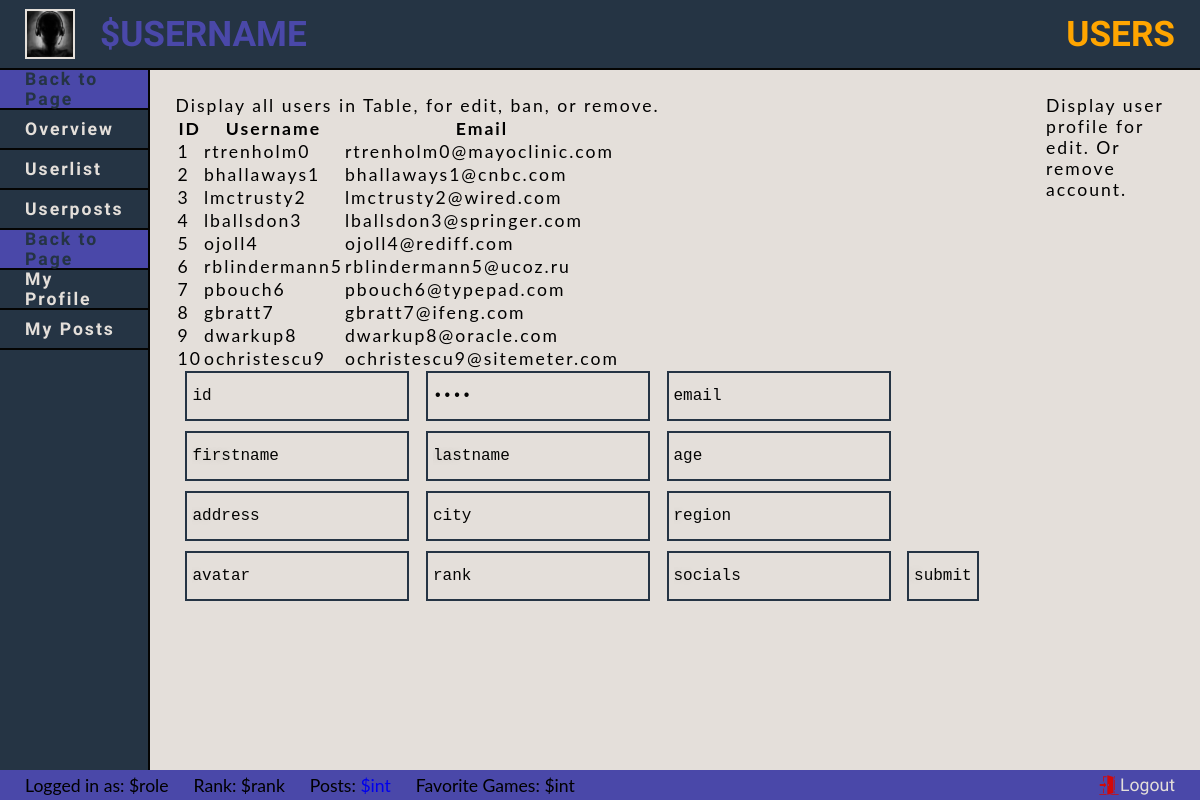
Page /dashboard/profile.php on the committed database.
### tables this page shows
CREATE TABLE `user` (
  `U_ID` int(11) NOT NULL,
  `FK_PE_ID` int(11) DEFAULT NULL,
  `FK_I_ID` int(1) DEFAULT NULL,
  `FK_B_ID` int(1) DEFAULT NULL,
  `FK_PL_ID` int(1) DEFAULT NULL,
  `FK_GR_ID` int(1) DEFAULT NULL,
  `U_Username` varchar(255) DEFAULT NULL,
  `U_Pass` varchar(255) DEFAULT NULL,
  `U_Email` varchar(255) DEFAULT NULL,
  `U_Status` tinyint(1) DEFAULT NULL,
  `U_Firstname` varchar(255) DEFAULT NULL,
  `U_Lastname` varchar(255) DEFAULT NULL,
  `U_Age` int(11) DEFAULT NULL,
  `U_Address` varchar(255) DEFAULT NULL,
  `U_City` varchar(255) DEFAULT NULL,
  `U_Region` varchar(255) DEFAULT NULL,
  `U_Avatar` varchar(255) DEFAULT NULL,
  `U_Rank` varchar(255) DEFAULT NULL,
  `U_Socials` varchar(255) DEFAULT NULL,
  `U_Role` varchar(100) DEFAULT NULL,
  `U_Online` enum('Y','N') DEFAULT NULL
);

### config/Database.php (called while the page is built, shortened)
<?php
	class Database {
		private $host = 'localhost';
		private $user = 'root';
		private $pass = '';
		private $dbname = 'findmygame';
		private $dbh;
		private $stmt;
		public function __construct(){
			$dsn = 'mysql:host=' . $this->host . ';dbname=' . $this->dbname . ';charset=utf8';
			$options = array(
				PDO::ATTR_PERSISTENT => true,
				PDO::ATTR_ERRMODE => PDO::ERRMODE_EXCEPTION
			);
			try {
				$this->dbh = new PDO($dsn, $this->user, $this->pass, $options);
			} catch(PDOException $e){
				$this->error = $e->getMessage();
				echo 'The following error occoured: ' . $this->error;
			}
		}
		public function query($sql){
			$this->stmt = $this->dbh->prepare($sql);
		}
		public function bind($param, $value, $type = null){
			if(is_null($type)){
				switch(true){
					case is_null($value):
						$type = PDO::PARAM_NULL;
						break;
				}
			} else {
				echo "It's not possible to bind values";
			}
			$this->stmt->bindValue($param, $value, $type);
		}
		public function execute(){
			return $this->stmt->execute();
		}
		public function getResultSet(){
			$this->execute();
			return $this->stmt->fetchall(PDO::FETCH_ASSOC);
		}
	}
?>

### dashboard/profile.php (the view, shortened to what this page needs)
<?php $pageTitle = 'Users' ?>
<?php include('inc/head.php'); ?>
<?php include('../config/Database.php'); ?>
<?php
	$db = new Database;
		$db->query('SELECT * FROM `user`');
		$show = $db->getResultSet();
?>
<div class="admin-content">
    Display all users in Table, for edit, ban, or remove.
<table>
	<thead>
		<tr>
			<th>ID</th>
			<th>Username</th>
			<th>Email</th>
		</tr>
	</thead>
	<tbody>
	<?php foreach($show as $user) : ?>
		<tr>
			<td><?php echo $user['U_ID']; ?></td>
			<td><?php echo $user['U_Username']; ?></td>
			<td><?php echo $user['U_Email']; ?></td>
		</tr>
	<?php endforeach; ?>
</tbody>
</table>
<form method="post">
	<input class="css-input" value="id" type="text" name="id">
	<input class="css-input" value="pass" type="password" name="pass">
	<input class="css-input" value="email" type="email" name="email">
	<input class="css-input" value="firstname" type="text" name="firstname">
	<input class="css-input" value="lastname" type="text" name="lastname">
	<input class="css-input" value="age" type="text" name="age">
	<input class="css-input" value="address" type="text" name="address">
	<input class="css-input" value="city" type="text" name="city">
	<input class="css-input" value="region" type="text" name="region">
	<input class="css-input" value="avatar" type="text" name="avatar">
	<input class="css-input" value="rank" type="text" name="rank">
	<input class="css-input" value="socials" type="text" name="socials">
	<input class="css-input" value="submit" type="submit" name="submit">
</form>
</div>
<div class="user-content">
    Display user profile for edit. Or remove account.
</div>
<?php include('inc/footer.php'); ?>

### dashboard/inc/head.php (shortened to what this page needs)
<!DOCTYPE html>
<html lang="en">
<head>
    <link rel="stylesheet" href="../style/css/dashboard.css">
</head>
<body>
    <header>
        <div class="user-logged">
            <img class="avatar-small" src="../img/avatars/default_avatar.jpg" alt="avatar">
            <h1 class="username">$Username</h1>
        </div>
        <h1><?php echo $pageTitle ?></h1>
    </header>
    <main>
        <aside>
                <ul class="dash-nav">
                    <li><a class="backlink" href="../index.php">Back to Page</a></li>
                    <li><a href="index.php">Overview</a></li>
                    <li><a href="profile.php">Userlist</a></li>
                    <li><a href="posts.php">Userposts</a></li>
                </ul>
                <ul class="dash-nav">
                    <li><a class="backlink" href="../index.php">Back to Page</a></li>
                    <li><a href="profile.php">My Profile</a></li>
                    <li><a href="#">My Posts</a>
                    </li>
                </ul>
        </aside>

### dashboard/inc/footer.php (shortened to what this page needs)
    </main>
    <footer>
        <ul class="status-bar">
            <li>Logged in as: $role</li>
            <li>Rank: $rank</li>
            <li>Posts: <a href="posts.php">$int</a></li>
            <li>Favorite Games: $int</li>
        </ul>
        <div class="logout-container">
            <span class="icon-small"><?php echo file_get_contents("../img/icons/exit-door.svg"); ?></span>
            <a class="logout" href="#logout">Logout</a>
        </div>
    </footer>
</body>
</html>

### style/css/dashboard.css (style rules this page uses)
input { height: 50px; }
.css-input { border-width: 2px; border-style: solid; padding: 5px; font-size: 16px; background-color: #e4dfda; border-color: #253444; color: #040403; font-family: monospace; text-shadow: -50px 0px 9px rgba(42, 42, 42, 0.1); margin-bottom: 10px; margin-left: 10px; }
* { margin: 0; padding: 0; -webkit-box-sizing: border-box; box-sizing: border-box; }
body { font-family: "Lato", sans-serif; font-size: 1.1em; }
main { letter-spacing: 2px; }
a { text-decoration: none; }
h1, h2, h3, h4, h5, h6 { font-family: "Hammersmith One", sans-serif; }
h1 { font-size: 2em; text-transform: uppercase; color: #ffa500; }
.avatar-small { width: 50px; height: 50px; border: 2px solid #e4dfda; }
.icon-small { width: 22px; height: 22px; }
body { display: -webkit-box; display: -ms-flexbox; display: flex; min-height: 100vh; -webkit-box-orient: vertical; -webkit-box-direction: normal; -ms-flex-direction: column; flex-direction: column; }
main { -webkit-box-flex: 1; -ms-flex: 1; flex: 1; }
header { padding: 0 25px; height: 70px; width: 100vw; display: -webkit-box; display: -ms-flexbox; display: flex; -webkit-box-align: center; -ms-flex-align: center; align-items: center; -webkit-box-pack: justify; -ms-flex-pack: justify; justify-content: space-between; background: #253444; color: #e4dfda; border-bottom: 2px solid #040403; }
.user-logged { display: -webkit-box; display: -ms-flexbox; display: flex; -webkit-box-align: center; -ms-flex-align: center; align-items: center; }
.username { padding: 25px; font-family: "Hammersmith One", sans-serif; color: #4a48a9; }
.logout { color: #e4dfda; font-family: "Aldrich", sans-serif; }
main { background: #e4dfda; display: -webkit-box; display: -ms-flexbox; display: flex; }
aside { width: 250px; background: #253444; border-right: 2px solid #040403; }
.dash-nav { list-style: none; margin: 0; padding: 0; }
.dash-nav li a { border-bottom: 2px solid #040403; background: #253444; height: 40px; display: -webkit-box; display: -ms-flexbox; display: flex; -webkit-box-align: center; -ms-flex-align: center; align-items: center; padding: 0 25px; text-decoration: none; color: #e4dfda; font-family: "Aldrich", sans-serif; font-weight: bold; }
a.backlink { background: #4a48a9 !important; color: #253444 !important; }
.admin-content, .user-content { padding: 25px; }
footer { height: 30px; padding: 0 25px; display: -webkit-box; display: -ms-flexbox; display: flex; -webkit-box-align: center; -ms-flex-align: center; align-items: center; -webkit-box-pack: justify; -ms-flex-pack: justify; justify-content: space-between; background: #4a48a9; }
.status-bar { display: -webkit-box; display: -ms-flexbox; display: flex; list-style: none; }
.status-bar li { padding-right: 25px; }
.logout-container { display: -webkit-box; display: -ms-flexbox; display: flex; -webkit-box-align: center; -ms-flex-align: center; align-items: center; }

### rows in the picture
user: U_ID "1", U_Username "rtrenholm0", U_Email "rtrenholm0@mayoclinic.com"
user: U_ID "2", U_Username "bhallaways1", U_Email "bhallaways1@cnbc.com"
user: U_ID "3", U_Username "lmctrusty2", U_Email "lmctrusty2@wired.com"
user: U_ID "4", U_Username "lballsdon3", U_Email "lballsdon3@springer.com"
user: U_ID "5", U_Username "ojoll4", U_Email "ojoll4@rediff.com"
user: U_ID "6", U_Username "rblindermann5", U_Email "rblindermann5@ucoz.ru"
user: U_ID "7", U_Username "pbouch6", U_Email "pbouch6@typepad.com"
user: U_ID "8", U_Username "gbratt7", U_Email "gbratt7@ifeng.com"
user: U_ID "9", U_Username "dwarkup8", U_Email "dwarkup8@oracle.com"
user: U_ID "10", U_Username "ochristescu9", U_Email "ochristescu9@sitemeter.com"

### other values in the picture
$pageTitle "USERS"
